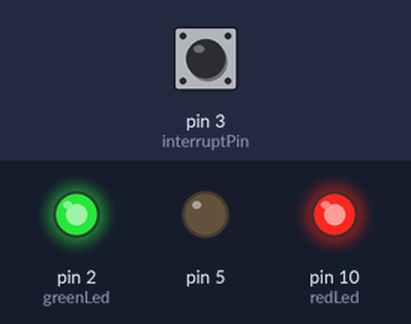
A sketch run on a simulated Arduino Uno, built with avr-gcc and run on an emulated ATmega328P. On the bench: output pins drawn as LEDs (lit = HIGH). The inputs (shaded band) are chosen by the test bench; at power-on: pin 3 (interruptPin) HIGH.

Above: at 1.2 s.
1.3 s: pin 3 (interruptPin) pulled LOW for 0.15 s
At 3.8 s:
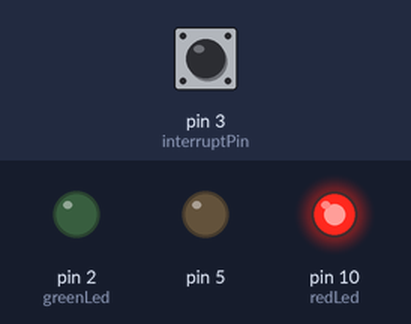
7.4 s: pin 3 (interruptPin) pulled LOW for 3.2 s
At 7.4 s:
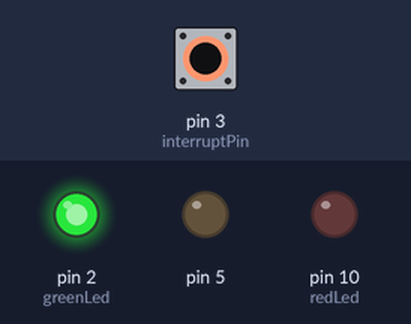
Timing chart, 0 to 21.1 s (numbered marks = the images above; inputs shaded):
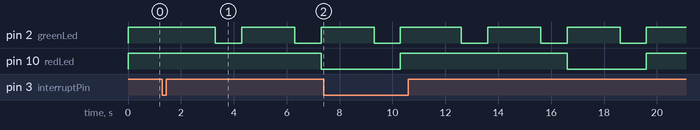

The sketch:

_4_ButtonProcess.ino
```cpp
/*
  Name: BlinkPulseInterrup.

  Otherwise the BlinkButtonInterrup, at this time we are able to send a pulse

  Now I modified the BlinkButtonInterrup Sketch, at this time I use the button
  to handle both leds. You can see this example like a process.

  Once we press the button, both leds blink together and they stop only when
  ends when the red led complete it's interval (6 secs ON and 3 secs OFF).
  That's the process, the green led will blinks 3 times and the red one just once.

  To do this I overwitte the blink fuction, adding new variables. Also I created a
  new fuction called checkPeriod() to know when the red led completed its blinking
  and stop the process.

  I still use the millis fuction because I don't want to frezee the Arduino. So if I
  need to do more things the microcontroller will do it with no problem.

  Now you can build your code with the certain your device will respond to a event
  inmediately!

  The arduino UNO only have 2 interrup pins (2,3), There are other boards with more Interrup pins though.
  Also, There are different configurations for this Attach Interrup funtion.
  For more information check the references.


  Go to my Github to get more code examples:
  https://github.com/ohchaaban/ArduinoLedExamples

  Modified on 05 Feb 2018
  by Omar Chaaban
  www.omarchaaban.com

  References:
  https://www.arduino.cc/reference/en/language/functions/external-interrupts/attachinterrupt/
*/

const int greenLed = 2;           //Pin connected to the green led
long millisGreen = 0;        // will store last time 1st LED was updated

const int redLed = 10;           //Pin connected to the red led
long millisRed = 0;        // will store last time 2nd LED was updated

const byte interruptPin = 3;     //Pin connected to the pushbutton
//volatile byte state = LOW;
int intervalCounter = 0;         //Count the times when the longest pulse change (The red led's pulse), then we finish the leds' blink.
boolean flag = false;            //When the button is pressed, the flag lets blink running until the red led ends its interval.

// the setup function runs once when you press reset or power the board
void setup() {
  // initialize digital LedPin variables as outputs and both start On.
  pinMode(redLed, OUTPUT);
  digitalWrite(redLed, HIGH);
  pinMode(greenLed, OUTPUT);
  digitalWrite(greenLed, HIGH);
  pinMode(5, OUTPUT);

  pinMode(interruptPin, INPUT_PULLUP);
  //when an interrup is active by a oltage CHANGE, it call the BLINK function inmediately.
  attachInterrupt(digitalPinToInterrupt(interruptPin), blink, CHANGE);
}

// the loop function runs over and over again forever
void loop() {

  if  (flag == true) {
    blinkMillis(greenLed, 2000, 1000, millisGreen); //Turn On the ledPin for two sec, turn off the led for one sec.
    blinkMillis(redLed, 6000, 3000, millisRed); //Turn On the ledPin for six sec, turn off the led for 3 sec.
  }

}


//This function is called when exist an interrup.
//It's change the state of the pin/led.
void blink() {
  //  state = !state;
  if (flag == false){
  millisGreen = millis(); //set the time when the button was activated
  millisRed = millis();   // as the initial time of the blink
  resetTimers();
  intervalCounter = 0;
  flag  = true; // the flag lets blink running until the red led ends its interval
  }

}

//BlinkMillis Function
void blinkMillis(int Pin, long timeHigh, long timeLow, long previousMillis) {

  unsigned long currentMillis = millis();
  //take the current time

  if (digitalRead(Pin) == LOW) {
    //ask for the actual led/pin state

    //Check if it's time to change the led's state
    // between the current time and last time you blinked the LED is bigger than
    // the interval at which you want to blink the LED.

    if (currentMillis - previousMillis > timeLow) { //
      updateMillis(Pin, currentMillis); //Updating Milli Variables.
      digitalWrite(Pin, HIGH);
    }
  } else {
    if (currentMillis - previousMillis > timeHigh) {
      updateMillis(Pin, currentMillis); //Updating Milli Variables.
      digitalWrite(Pin, LOW);
    }
  }

}

//Record the exact time when a specific led/pin change its state.
void updateMillis(int Pin, long previousMillis) {

  switch (Pin) {
    case greenLed:
      millisGreen = previousMillis;
      break;
    case redLed:
      /*As the red led has the largest period,
        we increment the counter when a the led's
        state change 2 times. It means that the
        the period is completed to stop the blink,
        changing the flag to false.
      */
      millisRed = previousMillis;
      flag = !checkPeriod();  //Wait until the red led complete it's period to stop the blink.
      //When checkPeriod is True, the flag turns false and viceversa.
      break;
  }

}

boolean checkPeriod() {
  //return true when the period is completed.
  intervalCounter ++;
  if (intervalCounter > 1) {\
  //I let the leds ON, as they were at first.
    digitalWrite(redLed, HIGH);
    digitalWrite(greenLed, HIGH);
    return true; //stop the blink
  }
  return false; // do not stop the blink
}

///Reset simulation's timers

void resetTimers(){
  digitalWrite(5, LOW);
  delay(1);
  digitalWrite(5, HIGH);
  delay(1);
  digitalWrite(5, LOW);

  /*
  Eventhough I am using the delay function,
  A) it's for a very short of time, one microsecond.
  B) The leds used the millis funtions before I call this function,
  so the leds will count this microsecond.
  C)This fuction is NOT called in the void loop. Avoid use delays
  and call functions with delays in them always in void loop.

  NOTE: One microsecond works in a simulation, probably this value have
  to be bigger in the real life though, maybe 50ms.
   */

}
```

Measured:
- after the input at 1.3 s, pin 2 (greenLed): alternates HIGH for 2.0 s and LOW for 1.0 s, starting after 2.0 s; pin 10 (redLed): HIGH → LOW after 6.0 s
